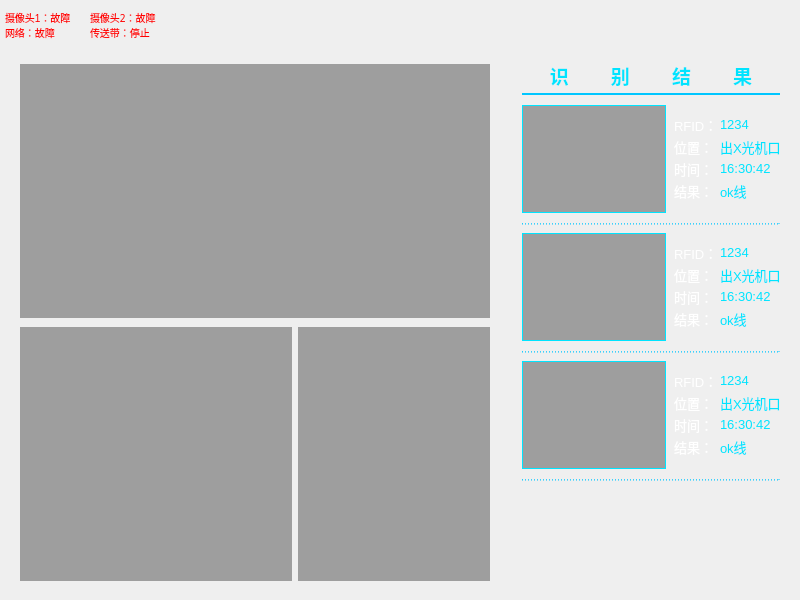
<?xml version="1.0" encoding="UTF-8"?>
<ui version="4.0">
 <class>MainWindow</class>
 <widget class="QMainWindow" name="MainWindow">
  <property name="geometry">
   <rect>
    <x>0</x>
    <y>0</y>
    <width>800</width>
    <height>600</height>
   </rect>
  </property>
  <property name="windowTitle">
   <string>MainWindow</string>
  </property>
  <widget class="QWidget" name="centralwidget">
   <property name="styleSheet">
    <string notr="true">background-image: url(:/Images/BG-拷贝-2.png);</string>
   </property>
   <widget class="QLabel" name="meiTouLabel">
    <property name="geometry">
     <rect>
      <x>0</x>
      <y>0</y>
      <width>800</width>
      <height>45</height>
     </rect>
    </property>
    <property name="styleSheet">
     <string notr="true">background: 0;
image: url(:/Images/眉头-拷贝.png);</string>
    </property>
    <property name="text">
     <string/>
    </property>
   </widget>
   <widget class="QWidget" name="resultWidget" native="true">
    <property name="geometry">
     <rect>
      <x>510</x>
      <y>55</y>
      <width>282</width>
      <height>535</height>
     </rect>
    </property>
    <property name="styleSheet">
     <string notr="true">background-image: url(:/Images/右.png);</string>
    </property>
    <widget class="QLabel" name="titleLabel">
     <property name="geometry">
      <rect>
       <x>0</x>
       <y>5</y>
       <width>282</width>
       <height>30</height>
      </rect>
     </property>
     <property name="font">
      <font>
       <pointsize>14</pointsize>
       <weight>75</weight>
       <italic>false</italic>
       <bold>true</bold>
       <underline>false</underline>
       <strikeout>false</strikeout>
       <kerning>false</kerning>
      </font>
     </property>
     <property name="styleSheet">
      <string notr="true">image: 0;
background: 0;
color: rgb(0, 228, 255);</string>
     </property>
     <property name="text">
      <string>识        别        结        果</string>
     </property>
     <property name="alignment">
      <set>Qt::AlignCenter</set>
     </property>
    </widget>
    <widget class="QLabel" name="solidSplitLabel">
     <property name="geometry">
      <rect>
       <x>12</x>
       <y>38</y>
       <width>258</width>
       <height>2</height>
      </rect>
     </property>
     <property name="styleSheet">
      <string notr="true">image: 0;
background: 0;
border-width: 3px;
border-style: solid;
border-color: rgb(0, 198, 255);</string>
     </property>
     <property name="text">
      <string/>
     </property>
    </widget>
    <widget class="QLabel" name="dashSplitLabel_1">
     <property name="geometry">
      <rect>
       <x>12</x>
       <y>168</y>
       <width>258</width>
       <height>2</height>
      </rect>
     </property>
     <property name="styleSheet">
      <string notr="true">image: 0;
background: 0;
border-width: 1px;
border-style: dashed;
border-color: rgb(0, 198, 255);</string>
     </property>
     <property name="text">
      <string/>
     </property>
    </widget>
    <widget class="QLabel" name="dashSplitLabel_2">
     <property name="geometry">
      <rect>
       <x>12</x>
       <y>296</y>
       <width>258</width>
       <height>2</height>
      </rect>
     </property>
     <property name="styleSheet">
      <string notr="true">image: 0;
background: 0;
border-width: 1px;
border-style: dashed;
border-color: rgb(0, 198, 255);</string>
     </property>
     <property name="text">
      <string/>
     </property>
    </widget>
    <widget class="QWidget" name="listWidget_1" native="true">
     <property name="geometry">
      <rect>
       <x>0</x>
       <y>50</y>
       <width>282</width>
       <height>108</height>
      </rect>
     </property>
     <property name="styleSheet">
      <string notr="true">image: 0;
background: 0;</string>
     </property>
     <widget class="QLabel" name="portraitLabel_1">
      <property name="geometry">
       <rect>
        <x>12</x>
        <y>0</y>
        <width>144</width>
        <height>108</height>
       </rect>
      </property>
      <property name="styleSheet">
       <string notr="true">background-color: rgb(158, 158, 158);
image: url(:/Images/图像_images19.png);
border-width: 1px;
border-style: solid;
border-color: rgb(0, 228, 255);</string>
      </property>
      <property name="text">
       <string/>
      </property>
     </widget>
     <widget class="QLabel" name="rfidTitleLabel_1">
      <property name="geometry">
       <rect>
        <x>164</x>
        <y>11</y>
        <width>40</width>
        <height>17</height>
       </rect>
      </property>
      <property name="font">
       <font>
        <pointsize>10</pointsize>
       </font>
      </property>
      <property name="styleSheet">
       <string notr="true">color: rgb(255, 255, 255);</string>
      </property>
      <property name="text">
       <string>RFID：</string>
      </property>
     </widget>
     <widget class="QLabel" name="rfidValueLabel_1">
      <property name="geometry">
       <rect>
        <x>210</x>
        <y>11</y>
        <width>60</width>
        <height>17</height>
       </rect>
      </property>
      <property name="font">
       <font>
        <pointsize>10</pointsize>
       </font>
      </property>
      <property name="styleSheet">
       <string notr="true">color: rgb(0, 228, 255);</string>
      </property>
      <property name="text">
       <string>1234</string>
      </property>
     </widget>
     <widget class="QLabel" name="posTitleLabel_1">
      <property name="geometry">
       <rect>
        <x>164</x>
        <y>33</y>
        <width>40</width>
        <height>17</height>
       </rect>
      </property>
      <property name="font">
       <font>
        <pointsize>10</pointsize>
       </font>
      </property>
      <property name="styleSheet">
       <string notr="true">color: rgb(255, 255, 255);</string>
      </property>
      <property name="text">
       <string>位置：</string>
      </property>
     </widget>
     <widget class="QLabel" name="posValueLabel_1">
      <property name="geometry">
       <rect>
        <x>210</x>
        <y>33</y>
        <width>60</width>
        <height>17</height>
       </rect>
      </property>
      <property name="font">
       <font>
        <pointsize>10</pointsize>
       </font>
      </property>
      <property name="styleSheet">
       <string notr="true">color: rgb(0, 228, 255);</string>
      </property>
      <property name="text">
       <string>出X光机口</string>
      </property>
     </widget>
     <widget class="QLabel" name="timeTitlelabel_1">
      <property name="geometry">
       <rect>
        <x>164</x>
        <y>55</y>
        <width>40</width>
        <height>17</height>
       </rect>
      </property>
      <property name="font">
       <font>
        <pointsize>10</pointsize>
       </font>
      </property>
      <property name="styleSheet">
       <string notr="true">color: rgb(255, 255, 255);</string>
      </property>
      <property name="text">
       <string>时间：</string>
      </property>
     </widget>
     <widget class="QLabel" name="timeValueLabel_1">
      <property name="geometry">
       <rect>
        <x>210</x>
        <y>55</y>
        <width>60</width>
        <height>17</height>
       </rect>
      </property>
      <property name="font">
       <font>
        <pointsize>10</pointsize>
       </font>
      </property>
      <property name="styleSheet">
       <string notr="true">color: rgb(0, 228, 255);</string>
      </property>
      <property name="text">
       <string>16:30:42</string>
      </property>
     </widget>
     <widget class="QLabel" name="resultTitlelabel_1">
      <property name="geometry">
       <rect>
        <x>164</x>
        <y>77</y>
        <width>40</width>
        <height>17</height>
       </rect>
      </property>
      <property name="font">
       <font>
        <pointsize>10</pointsize>
       </font>
      </property>
      <property name="styleSheet">
       <string notr="true">color: rgb(255, 255, 255);</string>
      </property>
      <property name="text">
       <string>结果：</string>
      </property>
     </widget>
     <widget class="QLabel" name="resultValuelabel_1">
      <property name="geometry">
       <rect>
        <x>210</x>
        <y>77</y>
        <width>60</width>
        <height>17</height>
       </rect>
      </property>
      <property name="font">
       <font>
        <pointsize>10</pointsize>
       </font>
      </property>
      <property name="styleSheet">
       <string notr="true">color: rgb(0, 228, 255);</string>
      </property>
      <property name="text">
       <string>ok线</string>
      </property>
     </widget>
    </widget>
    <widget class="QWidget" name="listWidget_2" native="true">
     <property name="geometry">
      <rect>
       <x>0</x>
       <y>178</y>
       <width>282</width>
       <height>108</height>
      </rect>
     </property>
     <property name="styleSheet">
      <string notr="true">image: 0;
background: 0;</string>
     </property>
     <widget class="QLabel" name="portraitLabel_2">
      <property name="geometry">
       <rect>
        <x>12</x>
        <y>0</y>
        <width>144</width>
        <height>108</height>
       </rect>
      </property>
      <property name="styleSheet">
       <string notr="true">background-color: rgb(158, 158, 158);
image: url(:/Images/图像_images19.png);
border-width: 1px;
border-style: solid;
border-color: rgb(0, 228, 255);</string>
      </property>
      <property name="text">
       <string/>
      </property>
     </widget>
     <widget class="QLabel" name="rfidTitleLabel_2">
      <property name="geometry">
       <rect>
        <x>164</x>
        <y>11</y>
        <width>40</width>
        <height>17</height>
       </rect>
      </property>
      <property name="font">
       <font>
        <pointsize>10</pointsize>
       </font>
      </property>
      <property name="styleSheet">
       <string notr="true">color: rgb(255, 255, 255);</string>
      </property>
      <property name="text">
       <string>RFID：</string>
      </property>
     </widget>
     <widget class="QLabel" name="rfidValueLabel_2">
      <property name="geometry">
       <rect>
        <x>210</x>
        <y>11</y>
        <width>60</width>
        <height>17</height>
       </rect>
      </property>
      <property name="font">
       <font>
        <pointsize>10</pointsize>
       </font>
      </property>
      <property name="styleSheet">
       <string notr="true">color: rgb(0, 228, 255);</string>
      </property>
      <property name="text">
       <string>1234</string>
      </property>
     </widget>
     <widget class="QLabel" name="posTitleLabel_2">
      <property name="geometry">
       <rect>
        <x>164</x>
        <y>33</y>
        <width>40</width>
        <height>17</height>
       </rect>
      </property>
      <property name="font">
       <font>
        <pointsize>10</pointsize>
       </font>
      </property>
      <property name="styleSheet">
       <string notr="true">color: rgb(255, 255, 255);</string>
      </property>
      <property name="text">
       <string>位置：</string>
      </property>
     </widget>
     <widget class="QLabel" name="posValueLabel_2">
      <property name="geometry">
       <rect>
        <x>210</x>
        <y>33</y>
        <width>60</width>
        <height>17</height>
       </rect>
      </property>
      <property name="font">
       <font>
        <pointsize>10</pointsize>
       </font>
      </property>
      <property name="styleSheet">
       <string notr="true">color: rgb(0, 228, 255);</string>
      </property>
      <property name="text">
       <string>出X光机口</string>
      </property>
     </widget>
     <widget class="QLabel" name="timeTitlelabel_2">
      <property name="geometry">
       <rect>
        <x>164</x>
        <y>55</y>
        <width>40</width>
        <height>17</height>
       </rect>
      </property>
      <property name="font">
       <font>
        <pointsize>10</pointsize>
       </font>
      </property>
      <property name="styleSheet">
       <string notr="true">color: rgb(255, 255, 255);</string>
      </property>
      <property name="text">
       <string>时间：</string>
      </property>
     </widget>
     <widget class="QLabel" name="timeValueLabel_2">
      <property name="geometry">
       <rect>
        <x>210</x>
        <y>55</y>
        <width>60</width>
        <height>17</height>
       </rect>
      </property>
      <property name="font">
       <font>
        <pointsize>10</pointsize>
       </font>
      </property>
      <property name="styleSheet">
       <string notr="true">color: rgb(0, 228, 255);</string>
      </property>
      <property name="text">
       <string>16:30:42</string>
      </property>
     </widget>
     <widget class="QLabel" name="resultTitlelabel_2">
      <property name="geometry">
       <rect>
        <x>164</x>
        <y>77</y>
        <width>40</width>
        <height>17</height>
       </rect>
      </property>
      <property name="font">
       <font>
        <pointsize>10</pointsize>
       </font>
      </property>
      <property name="styleSheet">
       <string notr="true">color: rgb(255, 255, 255);</string>
      </property>
      <property name="text">
       <string>结果：</string>
      </property>
     </widget>
     <widget class="QLabel" name="resultValuelabel_2">
      <property name="geometry">
       <rect>
        <x>210</x>
        <y>77</y>
        <width>60</width>
        <height>17</height>
       </rect>
      </property>
      <property name="font">
       <font>
        <pointsize>10</pointsize>
       </font>
      </property>
      <property name="styleSheet">
       <string notr="true">color: rgb(0, 228, 255);</string>
      </property>
      <property name="text">
       <string>ok线</string>
      </property>
     </widget>
    </widget>
    <widget class="QWidget" name="listWidget_3" native="true">
     <property name="geometry">
      <rect>
       <x>0</x>
       <y>306</y>
       <width>282</width>
       <height>108</height>
      </rect>
     </property>
     <property name="styleSheet">
      <string notr="true">image: 0;
background: 0;</string>
     </property>
     <widget class="QLabel" name="portraitLabel_3">
      <property name="geometry">
       <rect>
        <x>12</x>
        <y>0</y>
        <width>144</width>
        <height>108</height>
       </rect>
      </property>
      <property name="styleSheet">
       <string notr="true">background-color: rgb(158, 158, 158);
image: url(:/Images/图像_images19.png);
border-width: 1px;
border-style: solid;
border-color: rgb(0, 228, 255);</string>
      </property>
      <property name="text">
       <string/>
      </property>
     </widget>
     <widget class="QLabel" name="rfidTitleLabel_3">
      <property name="geometry">
       <rect>
        <x>164</x>
        <y>11</y>
        <width>40</width>
        <height>17</height>
       </rect>
      </property>
      <property name="font">
       <font>
        <pointsize>10</pointsize>
       </font>
      </property>
      <property name="styleSheet">
       <string notr="true">color: rgb(255, 255, 255);</string>
      </property>
      <property name="text">
       <string>RFID：</string>
      </property>
     </widget>
     <widget class="QLabel" name="rfidValueLabel_3">
      <property name="geometry">
       <rect>
        <x>210</x>
        <y>11</y>
        <width>60</width>
        <height>17</height>
       </rect>
      </property>
      <property name="font">
       <font>
        <pointsize>10</pointsize>
       </font>
      </property>
      <property name="styleSheet">
       <string notr="true">color: rgb(0, 228, 255);</string>
      </property>
      <property name="text">
       <string>1234</string>
      </property>
     </widget>
     <widget class="QLabel" name="posTitleLabel_3">
      <property name="geometry">
       <rect>
        <x>164</x>
        <y>33</y>
        <width>40</width>
        <height>17</height>
       </rect>
      </property>
      <property name="font">
       <font>
        <pointsize>10</pointsize>
       </font>
      </property>
      <property name="styleSheet">
       <string notr="true">color: rgb(255, 255, 255);</string>
      </property>
      <property name="text">
       <string>位置：</string>
      </property>
     </widget>
     <widget class="QLabel" name="posValueLabel_3">
      <property name="geometry">
       <rect>
        <x>210</x>
        <y>33</y>
        <width>60</width>
        <height>17</height>
       </rect>
      </property>
      <property name="font">
       <font>
        <pointsize>10</pointsize>
       </font>
      </property>
      <property name="styleSheet">
       <string notr="true">color: rgb(0, 228, 255);</string>
      </property>
      <property name="text">
       <string>出X光机口</string>
      </property>
     </widget>
     <widget class="QLabel" name="timeTitlelabel_3">
      <property name="geometry">
       <rect>
        <x>164</x>
        <y>55</y>
        <width>40</width>
        <height>17</height>
       </rect>
      </property>
      <property name="font">
       <font>
        <pointsize>10</pointsize>
       </font>
      </property>
      <property name="styleSheet">
       <string notr="true">color: rgb(255, 255, 255);</string>
      </property>
      <property name="text">
       <string>时间：</string>
      </property>
     </widget>
     <widget class="QLabel" name="timeValueLabel_3">
      <property name="geometry">
       <rect>
        <x>210</x>
        <y>55</y>
        <width>60</width>
        <height>17</height>
       </rect>
      </property>
      <property name="font">
       <font>
        <pointsize>10</pointsize>
       </font>
      </property>
      <property name="styleSheet">
       <string notr="true">color: rgb(0, 228, 255);</string>
      </property>
      <property name="text">
       <string>16:30:42</string>
      </property>
     </widget>
     <widget class="QLabel" name="resultTitlelabel_3">
      <property name="geometry">
       <rect>
        <x>164</x>
        <y>77</y>
        <width>40</width>
        <height>17</height>
       </rect>
      </property>
      <property name="font">
       <font>
        <pointsize>10</pointsize>
       </font>
      </property>
      <property name="styleSheet">
       <string notr="true">color: rgb(255, 255, 255);</string>
      </property>
      <property name="text">
       <string>结果：</string>
      </property>
     </widget>
     <widget class="QLabel" name="resultValuelabel_3">
      <property name="geometry">
       <rect>
        <x>210</x>
        <y>77</y>
        <width>60</width>
        <height>17</height>
       </rect>
      </property>
      <property name="font">
       <font>
        <pointsize>10</pointsize>
       </font>
      </property>
      <property name="styleSheet">
       <string notr="true">color: rgb(0, 228, 255);</string>
      </property>
      <property name="text">
       <string>ok线</string>
      </property>
     </widget>
    </widget>
    <widget class="QLabel" name="dashSplitLabel_3">
     <property name="geometry">
      <rect>
       <x>12</x>
       <y>424</y>
       <width>258</width>
       <height>2</height>
      </rect>
     </property>
     <property name="styleSheet">
      <string notr="true">image: 0;
background: 0;
border-width: 1px;
border-style: dashed;
border-color: rgb(0, 198, 255);</string>
     </property>
     <property name="text">
      <string/>
     </property>
    </widget>
   </widget>
   <widget class="QWidget" name="videoWidget" native="true">
    <property name="geometry">
     <rect>
      <x>8</x>
      <y>55</y>
      <width>494</width>
      <height>535</height>
     </rect>
    </property>
    <property name="styleSheet">
     <string notr="true">background-image: url(:/Images/左.png);</string>
    </property>
    <widget class="ReviewLabel" name="videoLabel_x">
     <property name="geometry">
      <rect>
       <x>12</x>
       <y>9</y>
       <width>470</width>
       <height>254</height>
      </rect>
     </property>
     <property name="styleSheet">
      <string notr="true">image: 0;
border: 0;
background: 0;
background-color: rgb(158, 158, 158);
</string>
     </property>
     <property name="text">
      <string/>
     </property>
    </widget>
    <widget class="QLabel" name="videoLabel_s">
     <property name="geometry">
      <rect>
       <x>12</x>
       <y>272</y>
       <width>272</width>
       <height>254</height>
      </rect>
     </property>
     <property name="styleSheet">
      <string notr="true">image: 0;
border: 0;
background: 0;
background-color: rgb(158, 158, 158);</string>
     </property>
     <property name="text">
      <string/>
     </property>
    </widget>
    <widget class="QLabel" name="portraitLabel_s">
     <property name="geometry">
      <rect>
       <x>290</x>
       <y>272</y>
       <width>192</width>
       <height>254</height>
      </rect>
     </property>
     <property name="styleSheet">
      <string notr="true">image: 0;
border: 0;
background: 0;
background-color: rgb(158, 158, 158);</string>
     </property>
     <property name="text">
      <string/>
     </property>
    </widget>
   </widget>
   <widget class="QLabel" name="stateNet">
    <property name="geometry">
     <rect>
      <x>5</x>
      <y>25</y>
      <width>80</width>
      <height>14</height>
     </rect>
    </property>
    <property name="styleSheet">
     <string notr="true">font-family: &quot;Microsoft Yahei&quot;;font-size:10px;background:transparent;color:#ff0000;</string>
    </property>
    <property name="text">
     <string>网络：故障</string>
    </property>
   </widget>
   <widget class="QLabel" name="stateCam_x">
    <property name="geometry">
     <rect>
      <x>5</x>
      <y>10</y>
      <width>80</width>
      <height>14</height>
     </rect>
    </property>
    <property name="styleSheet">
     <string notr="true">font-family: &quot;Microsoft Yahei&quot;;font-size:10px;background:transparent;color:#ff0000;</string>
    </property>
    <property name="text">
     <string>摄像头1：故障</string>
    </property>
   </widget>
   <widget class="QLabel" name="stateCam_s">
    <property name="geometry">
     <rect>
      <x>90</x>
      <y>10</y>
      <width>80</width>
      <height>14</height>
     </rect>
    </property>
    <property name="font">
     <font>
      <family>Microsoft Yahei</family>
      <pointsize>-1</pointsize>
     </font>
    </property>
    <property name="styleSheet">
     <string notr="true">font-family: &quot;Microsoft Yahei&quot;;font-size:10px;background:transparent;color:#ff0000;</string>
    </property>
    <property name="text">
     <string>摄像头2：故障</string>
    </property>
   </widget>
   <widget class="QLabel" name="stateBelt">
    <property name="geometry">
     <rect>
      <x>90</x>
      <y>25</y>
      <width>80</width>
      <height>14</height>
     </rect>
    </property>
    <property name="styleSheet">
     <string notr="true">font-family: &quot;Microsoft Yahei&quot;;font-size:10px;background:transparent;color:#ff0000;</string>
    </property>
    <property name="text">
     <string>传送带：停止</string>
    </property>
   </widget>
  </widget>
 </widget>
 <customwidgets>
  <customwidget>
   <class>ReviewLabel</class>
   <extends>QLabel</extends>
   <header location="global">reviewlabel.h</header>
  </customwidget>
 </customwidgets>
 <resources/>
 <connections/>
</ui>
